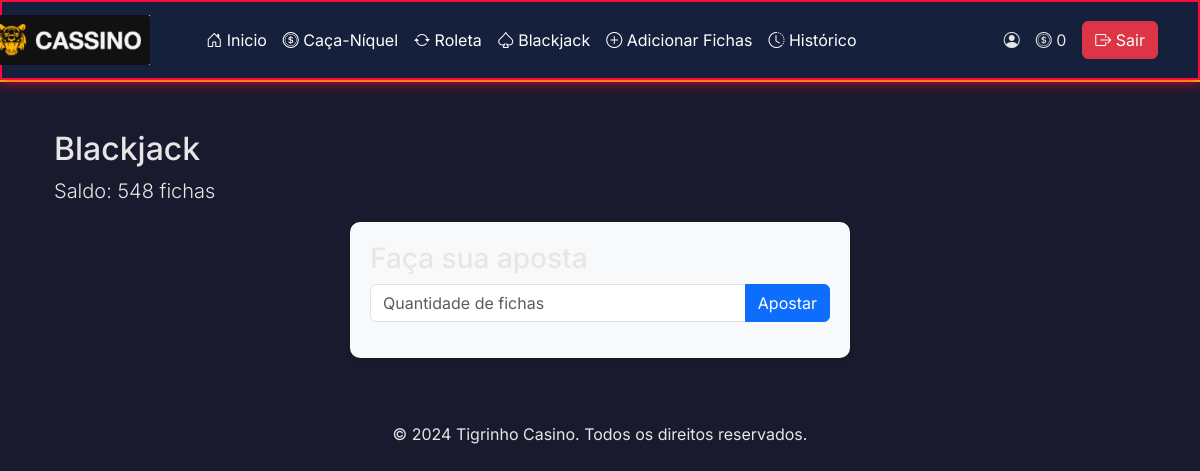
Before: /blackjack (signed in) with the older database file.
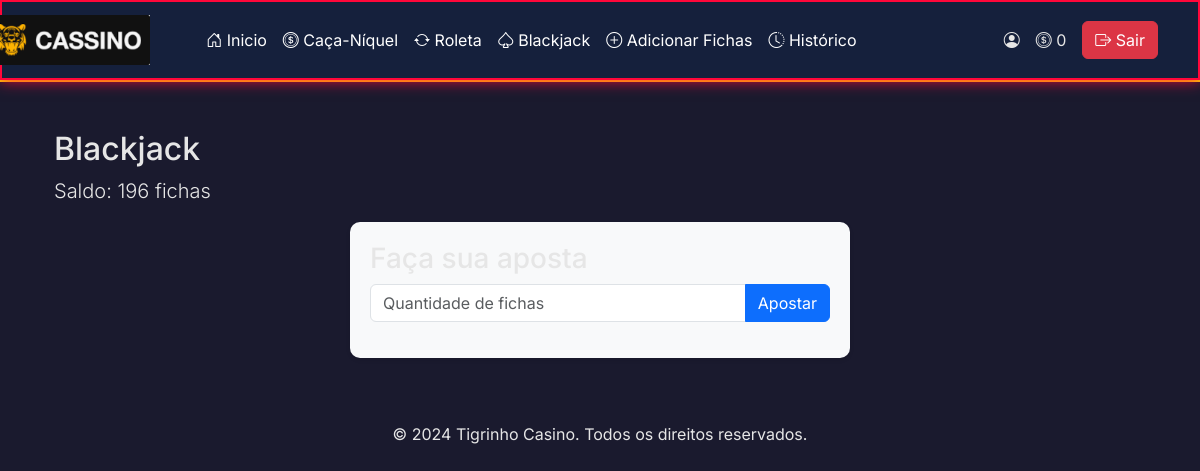
After: the same page with the newer database file.
### tables this page shows
CREATE TABLE users (
    id INTEGER PRIMARY KEY AUTOINCREMENT,
    username TEXT NOT NULL,
    password TEXT NOT NULL
, saldo INTEGER DEFAULT 100, ganhos INTEGER, perdas INTEGER);

### app.py (the view, shortened to what this page needs)
@app.route('/blackjack', methods=['GET', 'POST'])
@login_required
def blackjack():
    user_id = session['user_id']
    user = db.execute("SELECT saldo FROM users WHERE id = ?", user_id)
    if not user:
        flash("Erro de sessão. Faça login novamente.", "danger")
        return redirect(url_for('login'))
    saldo = user[0]['saldo']
    saldo = db.execute("SELECT saldo FROM users WHERE id = ?", user_id)[0]['saldo']
    return render_template('blackjack.html',
                         saldo=saldo,
                         game_over=session.get('game_over'),
                         player_hand=session.get('player_hand'),
                         dealer_hand=session.get('dealer_hand'),
                         current_bet=session.get('current_bet'),
                         result_message=session.get('result_message'),
                         message_class=session.get('message_class'))

### help.py (called while the page is built)
def login_required(f):
    @wraps(f)
    def decorated_function(*args, **kwargs):
        if 'user_id' not in session:
            return redirect(url_for('login'))
        return f(*args, **kwargs)
    return decorated_function

### templates/blackjack.html (shortened to what this page needs)
{% extends "layout.html" %}
{% block main %}
<div class="container">
    <h2>Blackjack</h2>
    <p class="lead">Saldo: {{ saldo }} fichas</p>
    {% if not current_bet %}
    <div class="betting-section">
        <h3>Faça sua aposta</h3>
        <form method="POST">
            <div class="input-group mb-3">
                <input type="number"
                       class="form-control"
                       name="bet_amount"
                       min="1"
                       max="{{ saldo }}"
                       placeholder="Quantidade de fichas"
                       required>
                <button type="submit" class="btn btn-primary" name="place_bet">
                    Apostar
                </button>
            </div>
        </form>
    </div>
    {% endif %}
</div>
{% endblock %}

Changed rows visible on the page:
no longer on this page (row edited): users: saldo "548"
Other visible differences:
{{ saldo }}: (not shown) → "196"
